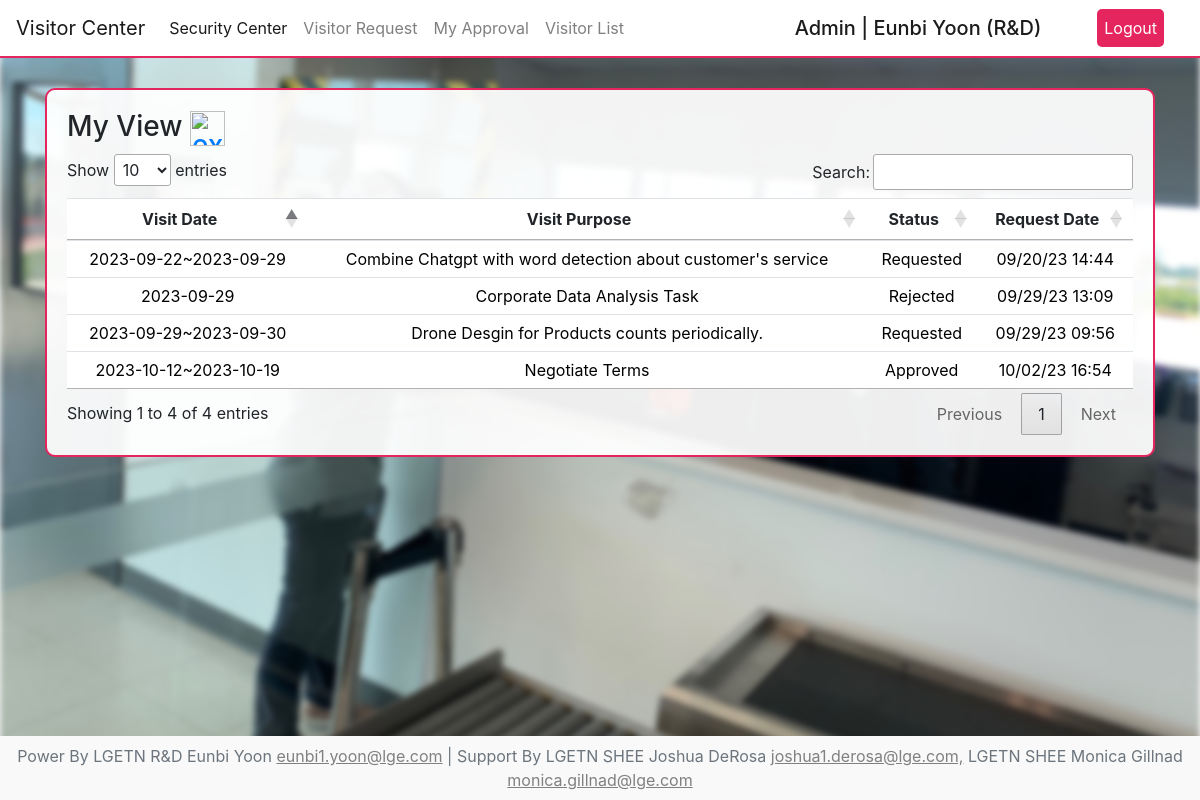
Before: /security/visitor/my (signed in) with the older database file.
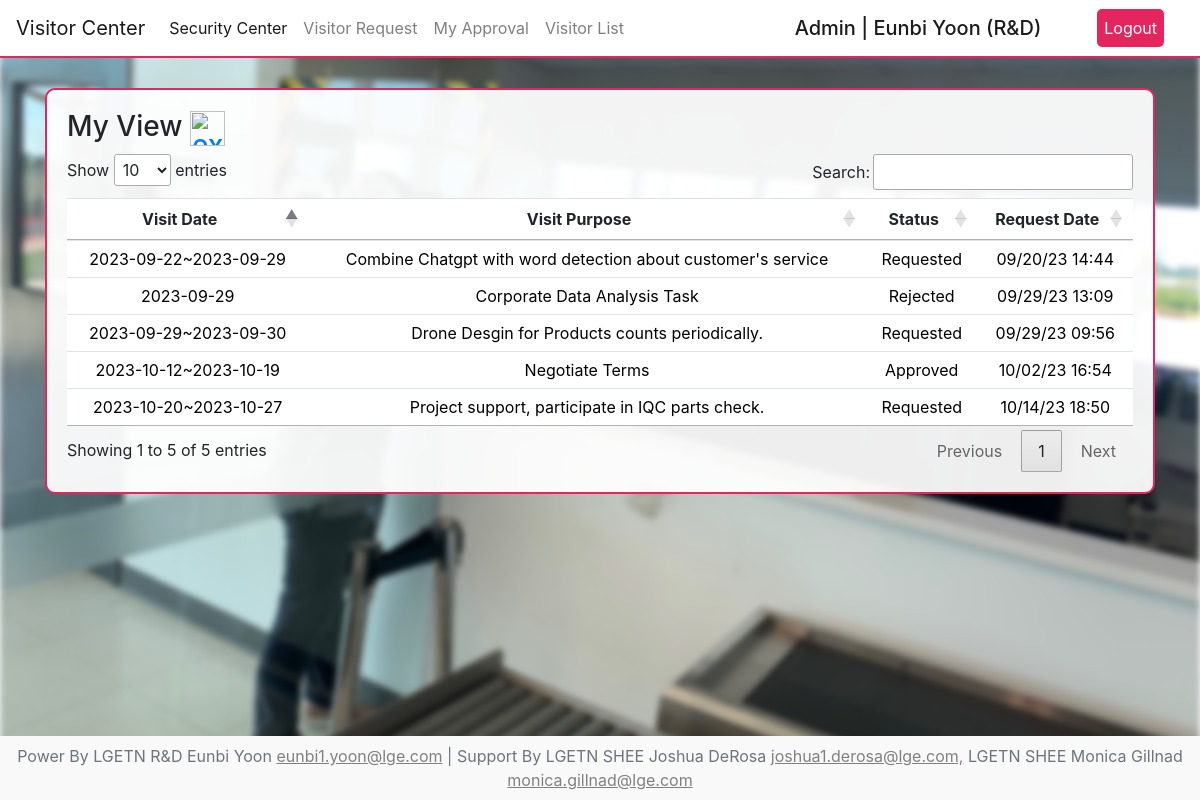
After: the same page with the newer database file.
### visitor/models.py (models this page shows)
class VisitorData(models.Model):
    visitor_name=models.CharField(max_length=255, null=False, blank=False)
    visitor_company=models.CharField(max_length=255, null=False, blank=False)
    start_date=models.CharField(max_length=100, null=False, blank=False)
    end_date=models.CharField(max_length=100, null=True, blank=True)
    visitor_purpose=models.TextField(null=False, blank=False)
    bring_laptop=models.CharField(max_length=255, null=False, blank=False)
    pic_contact=models.CharField(max_length=255, null=True, blank=True)
    register_at=models.DateTimeField(auto_now_add=True)
    remark=models.TextField(null=True, blank=True)
    check_in=models.DateTimeField(null=True, blank=True)
    check_out=models.DateTimeField(null=True, blank=True)
    user=models.ForeignKey(CustomUser, on_delete=models.CASCADE)
    approval_status=models.CharField(max_length=20, default='Requested')

### visitor/views.py (the view)
# urls.py: path('my',VmyView,name='Vmy_url'),
@login_required
def VmyView(request):
    try:
        visitor_mylist=VisitorData.objects.filter(user=request.user).order_by('-id')
        context={
            'visitor_mylist':visitor_mylist
        }
        return render(request, 'visitor_my.html', context)
    except:
        return render(request, 'visitor_my.html')

### user/models.py (called while the page is built)
    def __str__(self):
        return self.team_name

### visitor/templates/visitor_my.html (shortened to what this page needs)
{% extends 'visitor_base.html' %}
{% block container %}
{% load static %}
<link rel="stylesheet" href="https://cdn.datatables.net/1.13.6/css/jquery.dataTables.min.css">
<div class="View text-center">
  <h3 class="list-title text-left">My View <a href="{% url 'Vmyexcel_url' %}" class="center"><img width="35" height="35" src="https://img.icons8.com/material-outlined/35/f94040/export-excel.png" alt="export-excel"/></a></h3>
  <table class="table text-center" id="dataTable">
    <thead>
      <tr>
        <th class="text-center">Visit Date</th>
        <th class="text-center">Visit Purpose</th>
        <th class="text-center">Status</th>
        <th class="text-center">Request Date</th>
      </tr>
    </thead>
    <tbody>
      {% for visitor in visitor_mylist %}
        <tr>
          <td><a href="{% url 'Vdetail_url' visitor.id %}">{{ visitor.start_date }}{% if visitor.end_date %}~{{ visitor.end_date }}{% endif %}</a></td>
          <td><a href="{% url 'Vdetail_url' visitor.id %}">{{ visitor.visitor_purpose|slice:"60" }}</a></td>
          <td><a href="{% url 'Vdetail_url' visitor.id %}">{{ visitor.approval_status }}</a></td>
          <td><a href="{% url 'Vdetail_url' visitor.id %}">{{ visitor.register_at|date:"m/d/y H:i" }}</a></td>
        </tr>
      {% endfor %}
    </tbody>
  </table>
</div>
{% endblock %}

Changed rows visible on the page:
added VisitorData: start_date "2023-10-20", end_date "2023-10-27", visitor_purpose "Project support, participate in IQC parts check.", approval_status "Requested", register_at "10/14/23 18:50"
Other visible differences:
text written by a page script: "Show entries Search: Showing 1 to 4 of 4 entries Previous 1 Next" → "Show entries Search: Showing 1 to 5 of 5 entries Previous 1 Next"
